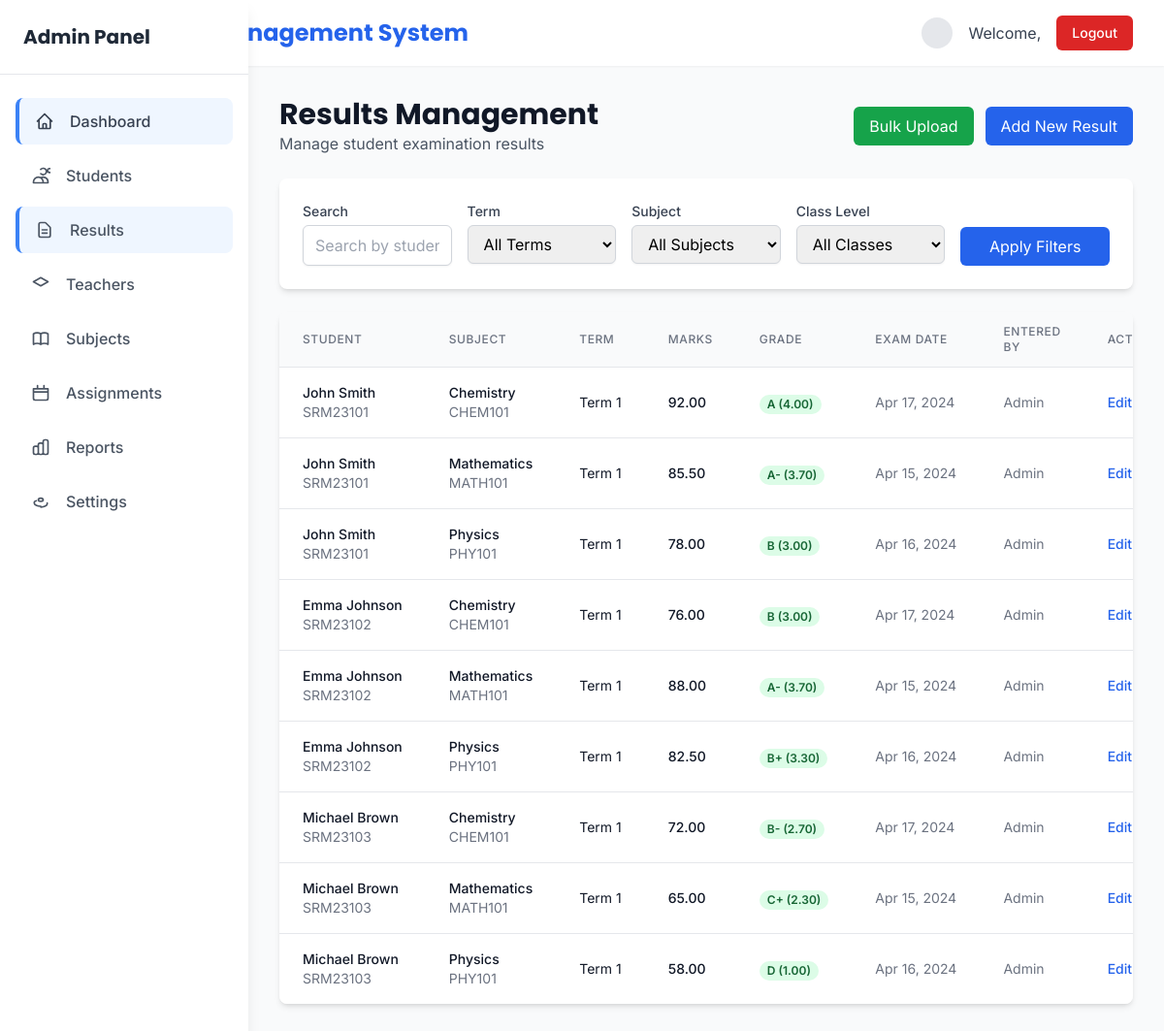
/admin/results.php (signed in), run on the app's committed database.
### tables this page shows
CREATE TABLE IF NOT EXISTS settings (
    `key` VARCHAR(100) PRIMARY KEY,
    `value` TEXT NULL,
    created_at TIMESTAMP DEFAULT CURRENT_TIMESTAMP
);

CREATE TABLE results (
    id INT PRIMARY KEY AUTO_INCREMENT,
    student_id INT NOT NULL,
    subject_id INT NOT NULL,
     
    entered_by_teacher_id INT NULL,
    marks_obtained DECIMAL(5, 2) NOT NULL CHECK (
        marks_obtained BETWEEN 0 AND 100
    ),
    grade CHAR(2),
    grade_point DECIMAL(3, 2),
    exam_date DATE,
    term INT NOT NULL CHECK (
        term BETWEEN 1 AND 3
    ),
    created_at TIMESTAMP DEFAULT CURRENT_TIMESTAMP,
    updated_at TIMESTAMP DEFAULT CURRENT_TIMESTAMP ON UPDATE CURRENT_TIMESTAMP,
    FOREIGN KEY (student_id) REFERENCES students(id) ON DELETE CASCADE,
    FOREIGN KEY (subject_id) REFERENCES subjects(id) ON DELETE RESTRICT,
    FOREIGN KEY (entered_by_teacher_id) REFERENCES teachers(id) ON DELETE
    SET NULL,
        UNIQUE KEY unique_student_subject_term (student_id, subject_id, term),
        INDEX idx_student_id (student_id),
        INDEX idx_subject_id (subject_id),
        INDEX idx_term (term),
        INDEX idx_grade (grade)
);

CREATE TABLE students (
    id INT PRIMARY KEY AUTO_INCREMENT,
    reg_no VARCHAR(20) UNIQUE NOT NULL,
    name VARCHAR(100) NOT NULL,
    password_hash VARCHAR(255) NOT NULL,
    year_of_study INT NOT NULL CHECK (
        year_of_study BETWEEN 1 AND 5
    ),
    created_at TIMESTAMP DEFAULT CURRENT_TIMESTAMP,
    updated_at TIMESTAMP DEFAULT CURRENT_TIMESTAMP ON UPDATE CURRENT_TIMESTAMP,
    INDEX idx_reg_no (reg_no),
    INDEX idx_year (year_of_study)
);

CREATE TABLE subjects (
    id INT PRIMARY KEY AUTO_INCREMENT,
    subject_code VARCHAR(20) UNIQUE NOT NULL,
    subject_name VARCHAR(100) NOT NULL,
    credits DECIMAL(3, 2) DEFAULT 1.0,
     
    class_level VARCHAR(20) NOT NULL COMMENT 'e.g. Grade 9, Grade 10, Form 1',
    created_at TIMESTAMP DEFAULT CURRENT_TIMESTAMP,
    INDEX idx_subject_code (subject_code)
);

### includes/settings.php (called while the page is built, shortened)
<?php
function getDBSettings() {
    static $settings = null;
    if ($settings !== null) return $settings;
    $settings = [];
    try {
        $db = getDBConnection();
        $stmt = $db->prepare('SELECT `key`, `value` FROM settings');
        if ($stmt) {
            $stmt->execute();
            $result = $stmt->get_result();
            while ($row = $result->fetch_assoc()) {
                $settings[$row['key']] = $row['value'];
            }
        }
    } catch (Exception $e) {
    }
    return $settings;
}
function getSetting($key, $default = null) {
    $settings = getDBSettings();
    if (isset($settings[$key])) return $settings[$key];
    return $default;
}

### admin/results.php (the view, shortened to what this page needs)
<?php
require_once '../includes/settings.php';
$action = $_GET['action'] ?? 'list';
$conn = getDBConnection();
switch ($action) {
    default:
        handleListResults($conn);
        break;
}
function handleListResults($conn) {
    $search = $_GET['search'] ?? '';
    $term_filter = $_GET['term'] ?? '';
    $subject_filter = $_GET['subject'] ?? '';
    $class_filter = $_GET['class_level'] ?? '';
    $query = "SELECT r.*, s.reg_no, s.name as student_name, sub.subject_code, sub.subject_name, t.id AS entered_by_teacher_id, t.name AS entered_by_teacher_name
              FROM results r
              JOIN students s ON r.student_id = s.id
              JOIN subjects sub ON r.subject_id = sub.id
              LEFT JOIN teachers t ON r.entered_by_teacher_id = t.id
              WHERE 1=1";
    $query .= " ORDER BY r.term DESC, s.reg_no, sub.subject_code";
    $stmt = $conn->prepare($query);
    $stmt->execute();
    $results = $stmt->get_result();
    $subjects = $conn->query("SELECT id, subject_code, subject_name FROM subjects ORDER BY subject_code");
    displayResultList($results, $search, $term_filter, $subject_filter, $class_filter, $subjects);
}
    ?>
    <?php include '../includes/footer.php';
function displayResultList($results, $search = '', $term_filter = '', $subject_filter = '', $class_filter = '', $subjects = null) {
    include '../includes/header.php';
    include '../includes/admin_sidebar.php';
    ?>
    <div class="lg:ml-64 flex-1 p-8">
        <div class="mb-6 flex justify-between items-center">
            <div>
                <h1 class="text-3xl font-bold text-gray-900">Results Management</h1>
                <p class="text-gray-600">Manage student examination results</p>
            </div>
            <div class="flex space-x-3">
                <a href="results.php?action=bulk" class="bg-green-600 hover:bg-green-700 text-white px-4 py-2 rounded-md transition duration-200">
                    Bulk Upload
                </a>
                <a href="results.php?action=add" class="bg-blue-600 hover:bg-blue-700 text-white px-4 py-2 rounded-md transition duration-200">
                    Add New Result
                </a>
            </div>
        </div>
        <div class="bg-white rounded-lg shadow-md p-6 mb-6">
            <form method="GET" class="grid grid-cols-1 md:grid-cols-5 gap-4">
                <div>
                    <label for="search" class="block text-sm font-medium text-gray-700">Search</label>
                    <input type="text" id="search" name="search" value="<?php echo htmlspecialchars($search); ?>"
                           placeholder="Search by student name or reg no..."
                           class="mt-1 block w-full px-3 py-2 border border-gray-300 rounded-md shadow-sm focus:outline-none focus:ring-blue-500 focus:border-blue-500">
                </div>
                <div>
                    <label for="term" class="block text-sm font-medium text-gray-700">Term</label>
                    <select id="term" name="term" class="mt-1 block w-full px-3 py-2 border border-gray-300 rounded-md shadow-sm focus:outline-none focus:ring-blue-500 focus:border-blue-500">
                        <option value="">All Terms</option>
                    </select>
                </div>
                <div>
                    <label for="subject" class="block text-sm font-medium text-gray-700">Subject</label>
                    <select id="subject" name="subject" class="mt-1 block w-full px-3 py-2 border border-gray-300 rounded-md shadow-sm focus:outline-none focus:ring-blue-500 focus:border-blue-500">
                        <option value="">All Subjects</option>
                    </select>
                </div>
                <div>
                    <label for="class_level" class="block text-sm font-medium text-gray-700">Class Level</label>
                    <select id="class_level" name="class_level" class="mt-1 block w-full px-3 py-2 border border-gray-300 rounded-md shadow-sm focus:outline-none focus:ring-blue-500 focus:border-blue-500">
                        <option value="">All Classes</option>
                    </select>
                </div>
                <div class="flex items-end">
                    <button type="submit" class="bg-blue-600 hover:bg-blue-700 text-white px-6 py-2 rounded-md transition duration-200 w-full">
                        Apply Filters
                    </button>
                </div>
            </form>
        </div>
        <div class="bg-white rounded-lg shadow-md overflow-hidden">
            <div class="overflow-x-auto">
                <table class="min-w-full divide-y divide-gray-200">
                    <thead class="bg-gray-50">
                        <tr>
                            <th class="px-6 py-3 text-left text-xs font-medium text-gray-500 uppercase tracking-wider">Student</th>
                            <th class="px-6 py-3 text-left text-xs font-medium text-gray-500 uppercase tracking-wider">Subject</th>
                            <th class="px-6 py-3 text-left text-xs font-medium text-gray-500 uppercase tracking-wider">Term</th>
                            <th class="px-6 py-3 text-left text-xs font-medium text-gray-500 uppercase tracking-wider">Marks</th>
                            <th class="px-6 py-3 text-left text-xs font-medium text-gray-500 uppercase tracking-wider">Grade</th>
                            <th class="px-6 py-3 text-left text-xs font-medium text-gray-500 uppercase tracking-wider">Exam Date</th>
                            <th class="px-6 py-3 text-left text-xs font-medium text-gray-500 uppercase tracking-wider">Entered By</th>
                            <th class="px-6 py-3 text-left text-xs font-medium text-gray-500 uppercase tracking-wider">Actions</th>
                        </tr>
                    </thead>
                    <tbody class="bg-white divide-y divide-gray-200">
                        <?php while($result = $results->fetch_assoc()): ?>
                        <tr class="hover:bg-gray-50">
                            <td class="px-6 py-4 whitespace-nowrap">
                                <div class="text-sm font-medium text-gray-900"><?php echo $result['student_name']; ?></div>
                                <div class="text-sm text-gray-500"><?php echo $result['reg_no']; ?></div>
                            </td>
                            <td class="px-6 py-4 whitespace-nowrap">
                                <div class="text-sm font-medium text-gray-900"><?php echo $result['subject_name']; ?></div>
                                <div class="text-sm text-gray-500"><?php echo $result['subject_code']; ?></div>
                            </td>
                            <td class="px-6 py-4 whitespace-nowrap text-sm text-gray-900">
                                Term <?php echo $result['term']; ?>
                            </td>
                            <td class="px-6 py-4 whitespace-nowrap text-sm font-medium text-gray-900">
                                <?php echo $result['marks_obtained']; ?>
                            </td>
                            <td class="px-6 py-4 whitespace-nowrap">
                                <span class="px-2 inline-flex text-xs leading-5 font-semibold rounded-full
                                    <?php echo $result['grade'] === 'F' ? 'bg-red-100 text-red-800' : 'bg-green-100 text-green-800'; ?>">
                                    <?php echo $result['grade']; ?> (<?php echo $result['grade_point']; ?>)
                                </span>
                            </td>
                            <td class="px-6 py-4 whitespace-nowrap text-sm text-gray-500">
                                <?php echo date('M j, Y', strtotime($result['exam_date'])); ?>
                            </td>
                            <td class="px-6 py-4 whitespace-nowrap text-sm text-gray-500">
                                <?php echo !empty($result['entered_by_teacher_name']) ? htmlspecialchars($result['entered_by_teacher_name']) : 'Admin'; ?>
                            </td>
                            <td class="px-6 py-4 whitespace-nowrap text-sm font-medium">
                                <div class="flex space-x-2">
                                    <a href="results.php?action=edit&id=<?php echo $result['id']; ?>"
                                       class="text-blue-600 hover:text-blue-900 transition duration-200">Edit</a>
                                </div>
                            </td>
                        </tr>
                        <?php endwhile; ?>
                    </tbody>
                </table>
            </div>
        </div>
    </div>
    <?php include '../includes/footer.php';
}
?>

### includes/header.php (shortened to what this page needs)
<?php
if (!isset($hide_header)) {
?>
<!DOCTYPE html>
<html lang="en">
<head>
    <?php
    require_once __DIR__ . '/settings.php';
    $siteName = getSetting('site_name', defined('SITE_NAME') ? SITE_NAME : 'SRMIS');
    ?>
    <script src="https://cdn.tailwindcss.com"></script>
    <link href="../assets/css/styles.css" rel="stylesheet">
</head>
<body class="bg-gray-50">
    <?php if (!isset($hide_navigation)): ?>
    <header class="bg-white shadow-sm">
        <div class="max-w-7xl mx-auto px-4 sm:px-6 lg:px-8">
            <div class="flex justify-between items-center py-4">
                <div class="flex items-center">
                    <h1 class="text-2xl font-bold text-blue-600"><?php echo htmlspecialchars($siteName); ?></h1>
                </div>
                <div class="flex items-center space-x-4">
                    <?php
                        if (isset($_SESSION['name'])) {
                            $displayName = $_SESSION['name'];
                        } elseif (isset($_SESSION['username'])) {
                            $displayName = $_SESSION['username'];
                        } else {
                            $displayName = 'Guest';
                        }
                        $avatarUrl = null;
                    ?>
                    <?php if ($avatarUrl): ?>
                        <img src="<?php echo $avatarUrl; ?>" alt="avatar" class="w-8 h-8 rounded-full object-cover" />
                    <?php else: ?>
                        <div class="w-8 h-8 rounded-full bg-gray-200 flex items-center justify-center text-sm text-gray-700">
                        </div>
                    <?php endif; ?>
                    <span class="text-gray-700">Welcome, <?php echo htmlspecialchars($displayName, ENT_QUOTES, 'UTF-8'); ?></span>
                    <a href="../logout.php" class="bg-red-600 hover:bg-red-700 text-white px-4 py-2 rounded-md text-sm font-medium transition duration-200">Logout</a>
                </div>
            </div>
        </div>
    </header>
    <?php endif; ?>
<?php } ?>

### assets/css/styles.css (style rules this page uses)
.mb-6 { margin-bottom: 1.5rem; }
.mt-1 { margin-top: 0.25rem; }
.p-6 { padding: 1.5rem; }
.text-xs { font-size: 0.75rem; }
.text-sm { font-size: 0.875rem; }
.text-2xl { font-size: 1.5rem; }
.text-3xl { font-size: 1.875rem; }
.font-medium { font-weight: 500; }
.font-semibold { font-weight: 600; }
.font-bold { font-weight: 700; }
.text-gray-500 { color: #6b7280; }
.text-gray-600 { color: #4b5563; }
.text-gray-700 { color: #374151; }
.text-gray-900 { color: #111827; }
.text-blue-600 { color: #2563eb; }
.bg-gray-50 { background-color: #f9fafb; }
.flex { display: flex; }
.items-center { align-items: center; }
.justify-center { justify-content: center; }
.justify-between { justify-content: space-between; }
.rounded-md { border-radius: 0.375rem; }
.rounded-lg { border-radius: 0.5rem; }
.shadow-sm { box-shadow: 0 1px 2px 0 rgba(0, 0, 0, 0.05); }
.shadow-md { box-shadow: 0 4px 6px -1px rgba(0, 0, 0, 0.1), 0 2px 4px -1px rgba(0, 0, 0, 0.06); }
.border { border-width: 1px; }
.border-gray-300 { border-color: #d1d5db; }
.w-full { width: 100%; }
.overflow-hidden { overflow: hidden; }
.overflow-x-auto { overflow-x: auto; }
.whitespace-nowrap { white-space: nowrap; }
.block { display: block; }

### includes/header.php (style rules this page uses)
body { font-family: 'Inter', sans-serif; }
h1, h2, h3, h4, h5, h6 { font-family: 'Poppins', sans-serif; }

### data on the page
settings: key "Student Result Management System"
results: student.name "John Smith", student.reg_no "SRM23101", subject.subject_name "Chemistry", subject.subject_code "CHEM101", term "1", marks_obtained "92.00", grade "A", grade_point "4.00", exam_date "Apr 17, 2024"
results: student.name "John Smith", student.reg_no "SRM23101", subject.subject_name "Mathematics", subject.subject_code "MATH101", term "1", marks_obtained "85.50", grade "A-", grade_point "3.70", exam_date "Apr 15, 2024"
results: student.name "John Smith", student.reg_no "SRM23101", subject.subject_name "Physics", subject.subject_code "PHY101", term "1", marks_obtained "78.00", grade "B", grade_point "3.00", exam_date "Apr 16, 2024"
results: student.name "Emma Johnson", student.reg_no "SRM23102", subject.subject_name "Chemistry", subject.subject_code "CHEM101", term "1", marks_obtained "76.00", grade "B", grade_point "3.00", exam_date "Apr 17, 2024"
results: student.name "Emma Johnson", student.reg_no "SRM23102", subject.subject_name "Mathematics", subject.subject_code "MATH101", term "1", marks_obtained "88.00", grade "A-", grade_point "3.70", exam_date "Apr 15, 2024"
results: student.name "Emma Johnson", student.reg_no "SRM23102", subject.subject_name "Physics", subject.subject_code "PHY101", term "1", marks_obtained "82.50", grade "B+", grade_point "3.30", exam_date "Apr 16, 2024"
results: student.name "Michael Brown", student.reg_no "SRM23103", subject.subject_name "Chemistry", subject.subject_code "CHEM101", term "1", marks_obtained "72.00", grade "B-", grade_point "2.70", exam_date "Apr 17, 2024"
results: student.name "Michael Brown", student.reg_no "SRM23103", subject.subject_name "Mathematics", subject.subject_code "MATH101", term "1", marks_obtained "65.00", grade "C+", grade_point "2.30", exam_date "Apr 15, 2024"
results: student.name "Michael Brown", student.reg_no "SRM23103", subject.subject_name "Physics", subject.subject_code "PHY101", term "1", marks_obtained "58.00", grade "D", grade_point "1.00", exam_date "Apr 16, 2024"
